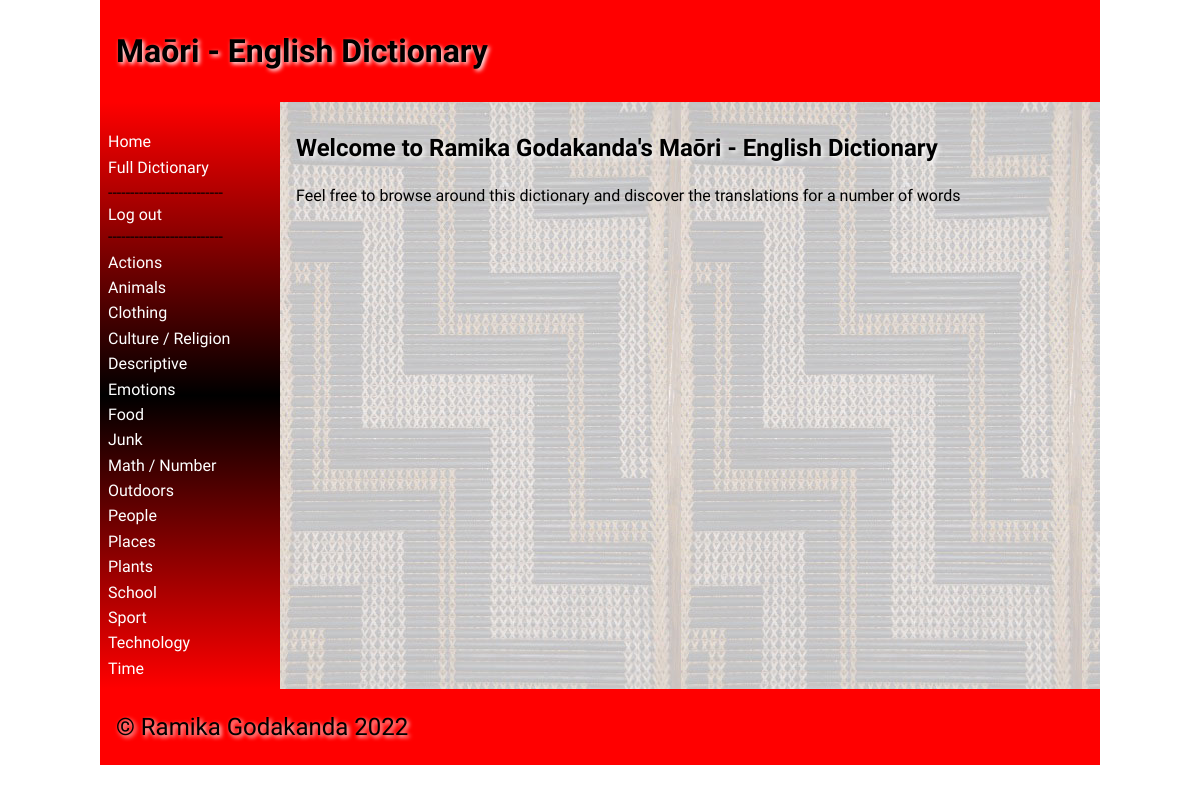
/ (signed in), run on the app's committed database.
### tables this page shows
CREATE TABLE "categories"
(
	id integer
		primary key autoincrement,
	category_names varchar(30),
	user_created boolean
);

### app.py (the view)
@app.route('/')
def render_homepage():
    return render_template('home.html', logged_in=is_logged_in(), category_list=category_list(),
                           teacher_perms=is_teacher())

### app.py (called while the page is built)
def create_connection(db_file):
    try:
        connection = sqlite3.connect(db_file)
        connection.execute('pragma foreign_keys=ON')
        return connection
    except Error as e:
        print(e)
    return None

def is_logged_in():
    if session.get("email") is None:
        print("Not logged in")
        return False
    else:
        print("Logged in")
        return True

def is_teacher():
    if not is_logged_in() or (session.get("teacher") is (None or 0)):
        print("Not teacher logged in")
        return False
    else:
        print("Teacher logged in")
        return True

def category_list():
    con = create_connection(DB_NAME)
    query = "SELECT * FROM categories ORDER BY category_names ASC"
    cur = con.cursor()
    cur.execute(query)
    queried_categories = cur.fetchall()
    con.close()
    return queried_categories

### templates/home.html (shortened to what this page needs)
{% extends 'base.html' %}
{% block main %}
<h2>Welcome to Ramika Godakanda's Maōri - English Dictionary</h2>
<p>Feel free to browse around this dictionary and discover the translations for a number of words</p>
{% endblock %}

### templates/base.html (shortened to what this page needs)
<!doctype html>
<html lang="en">
<head>
    <link href="{{ url_for('static', filename='css/style.css') }}" rel="stylesheet">
</head>
<body>
<div id="container">
    <header>
        <h1>Maōri - English Dictionary</h1>
    </header>
    <nav>
        <ul>
            <li><a href="\">Home</a></li>
            <li><a href="/full_dictionary">Full Dictionary</a></li>
            {% if logged_in %}
        <li>--------------------------</li>
                <a href="/logout">Log out</a>
            {% else %}
                <li><a href="/login">Log in</a></li>
            {% endif %}
        <li>--------------------------</li>
            {% for category in category_list %}
            <li><a href="/category/{{ category[0] }}">{{ category[1] }}</a></li>
            {% endfor %}
        </ul>
    </nav>
    <main>
        {% block main%}{% endblock %}
    </main>
    <footer>
        <p>
            &copy; Ramika Godakanda 2022
        </p>
    </footer>
</div>
</body>
</html>

### static/css/style.css (style rules this page uses)
* { font-family: Comfortaa, sans-serif; margin: 0; padding: 0; box-sizing: border-box; }
#container { display: grid; grid-template-columns: 75px auto; grid-template-areas: 'nav header' 'main main' 'footer footer'; }
header { grid-area: header; background-color: #f00; padding: 1rem; }
nav { grid-area: nav; }
main { grid-area: main; padding: 1rem; background-color: #edd; }
h1, h2, h3, h4 { padding: 1rem 0; font-family: 'Suez One', serif; color: #000; text-shadow: 2px 2px 4px #fff; }
p { padding: 0.5rem 0; }
a { color: #222; text-decoration: underline; }
footer { grid-area: footer; padding: 1rem; background-color: #f00; }
footer p { color: #000; text-shadow: 2px 2px 4px #fff; font-size: 1.5rem; }
@media only screen and (min-width: 768px) { #container { grid-template-columns: 180px auto; grid-template-areas: 'header header' 'nav main' 'footer footer'; } }
@media only screen and (min-width: 768px) { nav { background: linear-gradient(180deg, rgba(255,0,0,1) 0%, rgba(0, 0, 0, 1) 50%, rgba(255,0,0,1) 100%); padding: 0.5rem; } }
@media only screen and (min-width: 768px) { nav ul { list-style: none; } }
@media only screen and (min-width: 768px) { nav li { padding: 0.2rem 0; } }
@media only screen and (min-width: 768px) { nav a { color: #fff; text-decoration: none; } }
@media only screen and (min-width: 768px) { main { background-image: url('/static/images/poutama.jpg'); } }
@media only screen and (min-width: 1000px) { #container { width: 1000px; margin: auto; } }

### data on the page
categories: category_names "Actions"
categories: category_names "Animals"
categories: category_names "Clothing"
categories: category_names "Culture / Religion"
categories: category_names "Descriptive"
categories: category_names "Emotions"
categories: category_names "Food"
categories: category_names "Junk"
categories: category_names "Math / Number"
categories: category_names "Outdoors"
categories: category_names "People"
categories: category_names "Places"
categories: category_names "Plants"
categories: category_names "School"
categories: category_names "Sport"
categories: category_names "Technology"
categories: category_names "Time"
